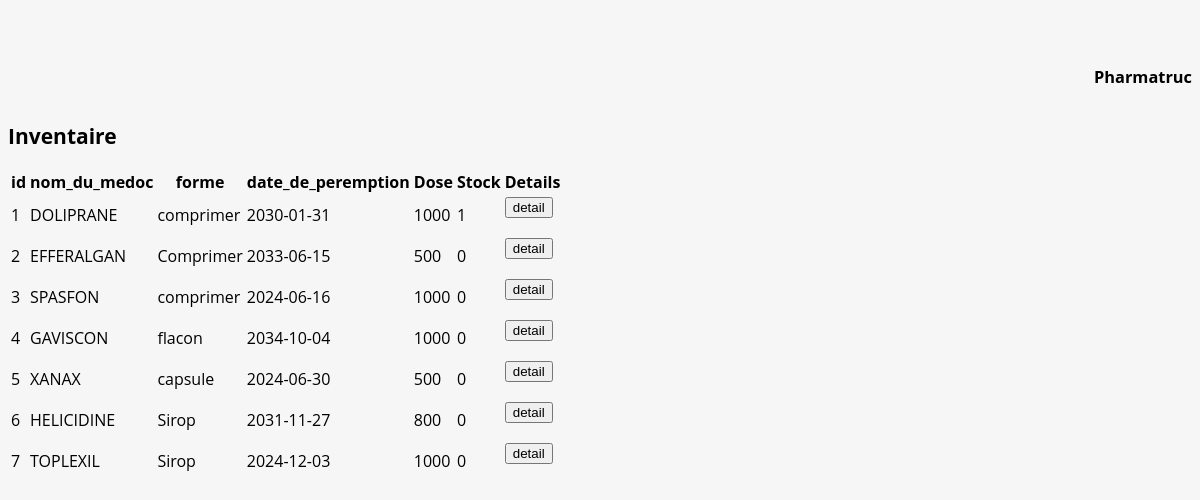
The app's page /home.php with its own data.
### tables this page shows
CREATE TABLE `stockmedoc` (
  `id` int(11) NOT NULL,
  `nom_du_medoc` varchar(80) NOT NULL,
  `forme` varchar(80) NOT NULL,
  `date_de_peremption` date NOT NULL,
  `Dose` decimal(10,0) NOT NULL,
  `stock` int(255) NOT NULL
);

### home.php (the view, shortened to what this page needs)
<?php
$host = '127.0.0.1';
$db = 'bdd_pharamatruc';
$user = 'root';
$pass = '';
$charset = 'utf8mb4';
$connection_string = "mysql:host=$host; dbname=$db; charset=$charset";
$options = [
  PDO::ATTR_ERRMODE => PDO:: ERRMODE_EXCEPTION,
  PDO::ATTR_DEFAULT_FETCH_MODE => PDO:: FETCH_ASSOC,
  PDO::ATTR_EMULATE_PREPARES => false
];
try{
  $pdo = new PDO ($connection_string, $user, $pass, $options);
  $sql = "SELECT id, nom_du_medoc, forme, date_de_peremption, Dose, stock FROM stockmedoc;";
  $stmt = $pdo->prepare($sql);
  $success = $stmt->execute();
  $result = $stmt->fetchAll();
} catch (\PDOException $e) {
  throw new \PDOException($e->getMessage(), (int)$e->getCode());
}
?>
<head>
    <link rel="stylesheet" type="text/css" href="CSS/home.css">
</head>
<body>
<nav class="navbar">
    <div class="logo">
      <h3>Pharmatruc</h3>
    </div>
  </nav>
  <section id="content">
    <h1 class="content-header">Inventaire</h1>
<table>
  <tr>
    <th>id</th>
    <th>nom_du_medoc</th>
    <th>forme</th>
    <th>date_de_peremption</th>
    <th>Dose</th>
    <th>Stock</th>
    <th>Details</th>
  </tr>
<?php
foreach ($result as $stockmedoc) {
echo "<tr>";
echo "<td>". $stockmedoc ["id"]. "</td>";
echo "<td>". $stockmedoc ["nom_du_medoc"]. "</td>";
echo "<td>". $stockmedoc ["forme"]. "</td>";
echo "<td>". $stockmedoc ["date_de_peremption"]. "</td>";
echo "<td>". $stockmedoc ["Dose"]. "</td>";
echo "<td>". $stockmedoc ["stock"]. "</td>";
echo "<td><form action='update.php'><input type='hidden' name='id' value='".$stockmedoc["id"]."' /><input type='submit' value='detail' /></form></td>";
echo "</tr>";
}
?>
</table>
</section>
</body>

### CSS/home.css (style rules this page uses)
body { background-color: #f6f6f6; font-family: "Open Sans", Arial, Helvetica; margin-top: 50px; font-size: 14px; }
nav { position: absolute; text-align: left; top: 100%; left: 0; background-color: var(--background); width: 100%; transform: scale(1,0); transform-origin: top; transition: transform 350ms ease-in-out; }
@media screen and (min-width: 600px) { .logo { grid-column: 2 / 3; } }
@media screen and (min-width: 600px) { nav { all: unset; grid-column: 3 / 4; display: flex; justify-content: flex-end; align-items: center; } }

### records on screen
stockmedoc: id "1", nom_du_medoc "DOLIPRANE", forme "comprimer", date_de_peremption "2030-01-31", Dose "1000", stock "1"
stockmedoc: id "2", nom_du_medoc "EFFERALGAN", forme "Comprimer", date_de_peremption "2033-06-15", Dose "500", stock "0"
stockmedoc: id "3", nom_du_medoc "SPASFON", forme "comprimer", date_de_peremption "2024-06-16", Dose "1000", stock "0"
stockmedoc: id "4", nom_du_medoc "GAVISCON", forme "flacon", date_de_peremption "2034-10-04", Dose "1000", stock "0"
stockmedoc: id "5", nom_du_medoc "XANAX", forme "capsule", date_de_peremption "2024-06-30", Dose "500", stock "0"
stockmedoc: id "6", nom_du_medoc "HELICIDINE", forme "Sirop", date_de_peremption "2031-11-27", Dose "800", stock "0"
stockmedoc: id "7", nom_du_medoc "TOPLEXIL", forme "Sirop", date_de_peremption "2024-12-03", Dose "1000", stock "0"
